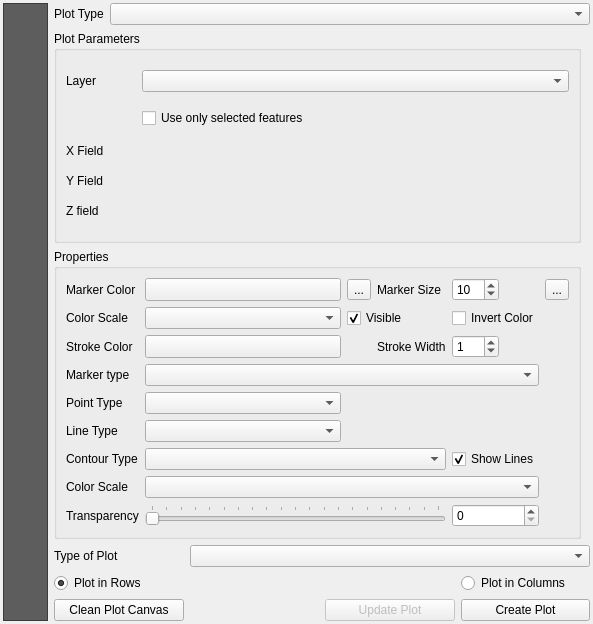
<?xml version="1.0" encoding="UTF-8"?>
<ui version="4.0">
 <class>DataPlotlyDockWidgetBase</class>
 <widget class="QDockWidget" name="DataPlotlyDockWidgetBase">
  <property name="geometry">
   <rect>
    <x>0</x>
    <y>0</y>
    <width>593</width>
    <height>624</height>
   </rect>
  </property>
  <property name="windowTitle">
   <string>DataPlotly</string>
  </property>
  <widget class="QWidget" name="dockWidgetContents">
   <layout class="QGridLayout" name="gridLayout_8">
    <property name="leftMargin">
     <number>3</number>
    </property>
    <property name="topMargin">
     <number>3</number>
    </property>
    <property name="rightMargin">
     <number>3</number>
    </property>
    <property name="bottomMargin">
     <number>3</number>
    </property>
    <item row="0" column="0">
     <widget class="QListWidget" name="listWidget">
      <property name="sizePolicy">
       <sizepolicy hsizetype="Expanding" vsizetype="Expanding">
        <horstretch>0</horstretch>
        <verstretch>0</verstretch>
       </sizepolicy>
      </property>
      <property name="minimumSize">
       <size>
        <width>0</width>
        <height>0</height>
       </size>
      </property>
      <property name="maximumSize">
       <size>
        <width>45</width>
        <height>16777215</height>
       </size>
      </property>
      <property name="styleSheet">
       <string notr="true">QListWidget{
	background-color: rgb(69, 69, 69, 220);
	outline: 0;
}
QListWidget::item {
	color: white;
	padding: 3px;
}
QListWidget::item::selected {
	color: black;
	background-color:palette(Window);
    padding-right: 0px;
}</string>
      </property>
     </widget>
    </item>
    <item row="0" column="1">
     <widget class="QStackedWidget" name="stackedPlotWidget">
      <property name="currentIndex">
       <number>0</number>
      </property>
      <widget class="QWidget" name="plot_customization">
       <layout class="QGridLayout" name="gridLayout_2">
        <property name="leftMargin">
         <number>0</number>
        </property>
        <property name="topMargin">
         <number>0</number>
        </property>
        <property name="rightMargin">
         <number>0</number>
        </property>
        <property name="bottomMargin">
         <number>0</number>
        </property>
        <item row="0" column="0">
         <widget class="QStackedWidget" name="stackedNestedPlotWidget">
          <property name="currentIndex">
           <number>0</number>
          </property>
          <widget class="QWidget" name="page">
           <layout class="QGridLayout" name="gridLayout">
            <property name="leftMargin">
             <number>0</number>
            </property>
            <property name="topMargin">
             <number>0</number>
            </property>
            <property name="rightMargin">
             <number>0</number>
            </property>
            <property name="bottomMargin">
             <number>0</number>
            </property>
            <item row="0" column="0">
             <widget class="QLabel" name="label">
              <property name="sizePolicy">
               <sizepolicy hsizetype="Maximum" vsizetype="Preferred">
                <horstretch>0</horstretch>
                <verstretch>0</verstretch>
               </sizepolicy>
              </property>
              <property name="text">
               <string>Plot Type</string>
              </property>
             </widget>
            </item>
            <item row="0" column="1">
             <widget class="QComboBox" name="plot_combo"/>
            </item>
            <item row="1" column="0" colspan="2">
             <widget class="QScrollArea" name="scrollArea_5">
              <property name="sizePolicy">
               <sizepolicy hsizetype="Preferred" vsizetype="Expanding">
                <horstretch>0</horstretch>
                <verstretch>0</verstretch>
               </sizepolicy>
              </property>
              <property name="maximumSize">
               <size>
                <width>16777215</width>
                <height>16777215</height>
               </size>
              </property>
              <property name="frameShape">
               <enum>QFrame::NoFrame</enum>
              </property>
              <property name="horizontalScrollBarPolicy">
               <enum>Qt::ScrollBarAsNeeded</enum>
              </property>
              <property name="widgetResizable">
               <bool>true</bool>
              </property>
              <property name="alignment">
               <set>Qt::AlignLeading|Qt::AlignLeft|Qt::AlignVCenter</set>
              </property>
              <widget class="QWidget" name="scrollAreaWidgetContents_5">
               <property name="geometry">
                <rect>
                 <x>0</x>
                 <y>0</y>
                 <width>522</width>
                 <height>541</height>
                </rect>
               </property>
               <layout class="QGridLayout" name="gridLayout_9">
                <property name="leftMargin">
                 <number>0</number>
                </property>
                <property name="topMargin">
                 <number>0</number>
                </property>
                <property name="rightMargin">
                 <number>9</number>
                </property>
                <property name="bottomMargin">
                 <number>0</number>
                </property>
                <item row="0" column="0">
                 <widget class="QgsCollapsibleGroupBox" name="mGroupBox">
                  <property name="title">
                   <string>Plot Parameters</string>
                  </property>
                  <layout class="QGridLayout" name="gridLayout_23">
                   <item row="2" column="0">
                    <widget class="QLabel" name="x_label">
                     <property name="sizePolicy">
                      <sizepolicy hsizetype="Expanding" vsizetype="Preferred">
                       <horstretch>0</horstretch>
                       <verstretch>0</verstretch>
                      </sizepolicy>
                     </property>
                     <property name="minimumSize">
                      <size>
                       <width>20</width>
                       <height>0</height>
                      </size>
                     </property>
                     <property name="maximumSize">
                      <size>
                       <width>70</width>
                       <height>16777215</height>
                      </size>
                     </property>
                     <property name="text">
                      <string>X Field</string>
                     </property>
                    </widget>
                   </item>
                   <item row="4" column="0">
                    <widget class="QLabel" name="z_label">
                     <property name="text">
                      <string>Z field</string>
                     </property>
                    </widget>
                   </item>
                   <item row="1" column="1">
                    <widget class="QCheckBox" name="selected_feature_check">
                     <property name="enabled">
                      <bool>true</bool>
                     </property>
                     <property name="text">
                      <string>Use only selected features</string>
                     </property>
                    </widget>
                   </item>
                   <item row="3" column="0">
                    <widget class="QLabel" name="y_label">
                     <property name="text">
                      <string>Y Field</string>
                     </property>
                    </widget>
                   </item>
                   <item row="3" column="1">
                    <widget class="QgsFieldExpressionWidget" name="y_combo">
                     <property name="sizePolicy">
                      <sizepolicy hsizetype="Preferred" vsizetype="Maximum">
                       <horstretch>0</horstretch>
                       <verstretch>0</verstretch>
                      </sizepolicy>
                     </property>
                    </widget>
                   </item>
                   <item row="0" column="0">
                    <widget class="QLabel" name="layer_label">
                     <property name="text">
                      <string>Layer</string>
                     </property>
                    </widget>
                   </item>
                   <item row="2" column="1">
                    <widget class="QgsFieldExpressionWidget" name="x_combo">
                     <property name="sizePolicy">
                      <sizepolicy hsizetype="Preferred" vsizetype="Maximum">
                       <horstretch>0</horstretch>
                       <verstretch>0</verstretch>
                      </sizepolicy>
                     </property>
                    </widget>
                   </item>
                   <item row="4" column="1">
                    <widget class="QgsFieldExpressionWidget" name="z_combo">
                     <property name="sizePolicy">
                      <sizepolicy hsizetype="Preferred" vsizetype="Maximum">
                       <horstretch>0</horstretch>
                       <verstretch>0</verstretch>
                      </sizepolicy>
                     </property>
                    </widget>
                   </item>
                   <item row="0" column="1">
                    <widget class="QgsMapLayerComboBox" name="layer_combo">
                     <property name="sizePolicy">
                      <sizepolicy hsizetype="Preferred" vsizetype="Maximum">
                       <horstretch>0</horstretch>
                       <verstretch>0</verstretch>
                      </sizepolicy>
                     </property>
                    </widget>
                   </item>
                  </layout>
                 </widget>
                </item>
                <item row="1" column="0">
                 <widget class="QgsCollapsibleGroupBox" name="mGroupBox_2">
                  <property name="title">
                   <string>Properties</string>
                  </property>
                  <layout class="QGridLayout" name="gridLayout_22">
                   <item row="8" column="0">
                    <widget class="QLabel" name="alpha_lab">
                     <property name="text">
                      <string>Transparency</string>
                     </property>
                    </widget>
                   </item>
                   <item row="3" column="0">
                    <widget class="QLabel" name="marker_type_lab">
                     <property name="text">
                      <string>Marker type</string>
                     </property>
                    </widget>
                   </item>
                   <item row="7" column="0">
                    <widget class="QLabel" name="color_scale_label">
                     <property name="text">
                      <string>Color Scale</string>
                     </property>
                    </widget>
                   </item>
                   <item row="6" column="4">
                    <widget class="QCheckBox" name="show_lines_check">
                     <property name="text">
                      <string>Show Lines</string>
                     </property>
                     <property name="checked">
                      <bool>true</bool>
                     </property>
                    </widget>
                   </item>
                   <item row="4" column="1">
                    <widget class="QComboBox" name="point_combo"/>
                   </item>
                   <item row="0" column="4">
                    <widget class="QSpinBox" name="marker_size">
                     <property name="sizePolicy">
                      <sizepolicy hsizetype="Fixed" vsizetype="Fixed">
                       <horstretch>0</horstretch>
                       <verstretch>0</verstretch>
                      </sizepolicy>
                     </property>
                     <property name="maximum">
                      <number>100</number>
                     </property>
                     <property name="value">
                      <number>10</number>
                     </property>
                    </widget>
                   </item>
                   <item row="3" column="1" colspan="4">
                    <widget class="QComboBox" name="marker_type_combo"/>
                   </item>
                   <item row="0" column="1">
                    <widget class="QgsColorButton" name="in_color_combo">
                     <property name="sizePolicy">
                      <sizepolicy hsizetype="Expanding" vsizetype="Fixed">
                       <horstretch>0</horstretch>
                       <verstretch>0</verstretch>
                      </sizepolicy>
                     </property>
                    </widget>
                   </item>
                   <item row="8" column="1" colspan="3">
                    <widget class="QSlider" name="alpha_slid">
                     <property name="maximum">
                      <number>100</number>
                     </property>
                     <property name="singleStep">
                      <number>5</number>
                     </property>
                     <property name="orientation">
                      <enum>Qt::Horizontal</enum>
                     </property>
                     <property name="tickPosition">
                      <enum>QSlider::TicksAbove</enum>
                     </property>
                    </widget>
                   </item>
                   <item row="4" column="0">
                    <widget class="QLabel" name="point_lab">
                     <property name="text">
                      <string>Point Type</string>
                     </property>
                    </widget>
                   </item>
                   <item row="8" column="4">
                    <widget class="QSpinBox" name="alpha_num">
                     <property name="maximum">
                      <number>100</number>
                     </property>
                    </widget>
                   </item>
                   <item row="7" column="1" colspan="4">
                    <widget class="QComboBox" name="color_scale_combo"/>
                   </item>
                   <item row="2" column="0">
                    <widget class="QLabel" name="out_color_lab">
                     <property name="text">
                      <string>Stroke Color</string>
                     </property>
                    </widget>
                   </item>
                   <item row="0" column="3">
                    <widget class="QLabel" name="marker_size_lab">
                     <property name="text">
                      <string>Marker Size</string>
                     </property>
                    </widget>
                   </item>
                   <item row="6" column="1" colspan="3">
                    <widget class="QComboBox" name="contour_type_combo"/>
                   </item>
                   <item row="2" column="1">
                    <widget class="QgsColorButton" name="out_color_combo">
                     <property name="sizePolicy">
                      <sizepolicy hsizetype="Expanding" vsizetype="Fixed">
                       <horstretch>0</horstretch>
                       <verstretch>0</verstretch>
                      </sizepolicy>
                     </property>
                    </widget>
                   </item>
                   <item row="5" column="1">
                    <widget class="QComboBox" name="line_combo"/>
                   </item>
                   <item row="6" column="0">
                    <widget class="QLabel" name="contour_type_label">
                     <property name="text">
                      <string>Contour Type</string>
                     </property>
                    </widget>
                   </item>
                   <item row="2" column="4">
                    <widget class="QSpinBox" name="marker_width">
                     <property name="sizePolicy">
                      <sizepolicy hsizetype="Maximum" vsizetype="Fixed">
                       <horstretch>0</horstretch>
                       <verstretch>0</verstretch>
                      </sizepolicy>
                     </property>
                     <property name="maximum">
                      <number>100</number>
                     </property>
                     <property name="value">
                      <number>1</number>
                     </property>
                    </widget>
                   </item>
                   <item row="5" column="0">
                    <widget class="QLabel" name="line_lab">
                     <property name="text">
                      <string>Line Type</string>
                     </property>
                    </widget>
                   </item>
                   <item row="0" column="0">
                    <widget class="QLabel" name="in_color_lab">
                     <property name="text">
                      <string>Marker Color</string>
                     </property>
                    </widget>
                   </item>
                   <item row="2" column="3">
                    <widget class="QLabel" name="marker_width_lab">
                     <property name="text">
                      <string>Stroke Width</string>
                     </property>
                    </widget>
                   </item>
                   <item row="0" column="5">
                    <widget class="QgsPropertyOverrideButton" name="size_defined_button">
                     <property name="text">
                      <string>...</string>
                     </property>
                    </widget>
                   </item>
                   <item row="0" column="2">
                    <widget class="QgsPropertyOverrideButton" name="in_color_defined_button">
                     <property name="text">
                      <string>...</string>
                     </property>
                    </widget>
                   </item>
                   <item row="1" column="1">
                    <widget class="QComboBox" name="color_scale_data_defined_in"/>
                   </item>
                   <item row="1" column="0">
                    <widget class="QLabel" name="color_scale_data_defined_in_label">
                     <property name="text">
                      <string>Color Scale</string>
                     </property>
                    </widget>
                   </item>
                   <item row="1" column="2" colspan="2">
                    <widget class="QCheckBox" name="color_scale_data_defined_in_check">
                     <property name="text">
                      <string>Visible</string>
                     </property>
                     <property name="checked">
                      <bool>true</bool>
                     </property>
                    </widget>
                   </item>
                   <item row="1" column="4">
                    <widget class="QCheckBox" name="color_scale_data_defined_in_invert_check">
                     <property name="text">
                      <string>Invert Color</string>
                     </property>
                    </widget>
                   </item>
                  </layout>
                 </widget>
                </item>
               </layout>
              </widget>
             </widget>
            </item>
           </layout>
          </widget>
          <widget class="QWidget" name="page_2">
           <layout class="QGridLayout" name="gridLayout_4">
            <property name="leftMargin">
             <number>0</number>
            </property>
            <property name="topMargin">
             <number>0</number>
            </property>
            <property name="rightMargin">
             <number>0</number>
            </property>
            <property name="bottomMargin">
             <number>0</number>
            </property>
            <item row="0" column="0">
             <widget class="QScrollArea" name="scrollArea_6">
              <property name="frameShape">
               <enum>QFrame::NoFrame</enum>
              </property>
              <property name="widgetResizable">
               <bool>true</bool>
              </property>
              <widget class="QWidget" name="scrollAreaWidgetContents_6">
               <property name="geometry">
                <rect>
                 <x>0</x>
                 <y>-216</y>
                 <width>472</width>
                 <height>724</height>
                </rect>
               </property>
               <layout class="QGridLayout" name="gridLayout_25">
                <property name="leftMargin">
                 <number>0</number>
                </property>
                <property name="topMargin">
                 <number>0</number>
                </property>
                <property name="rightMargin">
                 <number>9</number>
                </property>
                <property name="bottomMargin">
                 <number>0</number>
                </property>
                <item row="15" column="1" colspan="2">
                 <widget class="QComboBox" name="hist_norm_combo"/>
                </item>
                <item row="13" column="0">
                 <widget class="QLabel" name="orientation_label">
                  <property name="text">
                   <string>Bar orientation</string>
                  </property>
                 </widget>
                </item>
                <item row="23" column="0" colspan="3">
                 <spacer name="verticalSpacer_6">
                  <property name="orientation">
                   <enum>Qt::Vertical</enum>
                  </property>
                  <property name="sizeHint" stdset="0">
                   <size>
                    <width>255</width>
                    <height>222</height>
                   </size>
                  </property>
                 </spacer>
                </item>
                <item row="11" column="1">
                 <widget class="QLabel" name="y_axis_mode_label">
                  <property name="text">
                   <string>Y Axis Mode</string>
                  </property>
                 </widget>
                </item>
                <item row="19" column="0">
                 <widget class="QCheckBox" name="showMeanCheck">
                  <property name="text">
                   <string>Show Mean Line</string>
                  </property>
                  <property name="checked">
                   <bool>true</bool>
                  </property>
                 </widget>
                </item>
                <item row="4" column="0" rowspan="2">
                 <widget class="QLabel" name="y_axis_label">
                  <property name="text">
                   <string>Y Label</string>
                  </property>
                 </widget>
                </item>
                <item row="17" column="1" colspan="2">
                 <widget class="QComboBox" name="outliers_combo"/>
                </item>
                <item row="2" column="0">
                 <widget class="QLabel" name="legend_label">
                  <property name="text">
                   <string>Legend Title</string>
                  </property>
                 </widget>
                </item>
                <item row="2" column="1" colspan="2">
                 <widget class="QLineEdit" name="legend_title"/>
                </item>
                <item row="15" column="0">
                 <widget class="QLabel" name="hist_norm_label">
                  <property name="text">
                   <string>Normalization</string>
                  </property>
                 </widget>
                </item>
                <item row="11" column="2">
                 <widget class="QComboBox" name="y_axis_mode_combo"/>
                </item>
                <item row="10" column="1">
                 <widget class="QLabel" name="x_axis_mode_label">
                  <property name="text">
                   <string>X Axis Mode</string>
                  </property>
                 </widget>
                </item>
                <item row="1" column="1" colspan="2">
                 <widget class="QLineEdit" name="plot_title_line"/>
                </item>
                <item row="3" column="1" colspan="2">
                 <widget class="QLineEdit" name="x_axis_title"/>
                </item>
                <item row="17" column="0">
                 <widget class="QLabel" name="outliers_label">
                  <property name="text">
                   <string>Outliers</string>
                  </property>
                 </widget>
                </item>
                <item row="14" column="1" colspan="2">
                 <widget class="QComboBox" name="bar_mode_combo"/>
                </item>
                <item row="14" column="0">
                 <widget class="QLabel" name="bar_mode_lab">
                  <property name="text">
                   <string>Bar Mode</string>
                  </property>
                 </widget>
                </item>
                <item row="4" column="1" rowspan="2" colspan="2">
                 <widget class="QLineEdit" name="y_axis_title"/>
                </item>
                <item row="0" column="0">
                 <widget class="QCheckBox" name="show_legend_check">
                  <property name="text">
                   <string>Show Legend</string>
                  </property>
                  <property name="checked">
                   <bool>true</bool>
                  </property>
                 </widget>
                </item>
                <item row="13" column="1" colspan="2">
                 <widget class="QComboBox" name="orientation_combo"/>
                </item>
                <item row="16" column="1" colspan="2">
                 <widget class="QComboBox" name="box_statistic_combo"/>
                </item>
                <item row="16" column="0">
                 <widget class="QLabel" name="box_statistic_label">
                  <property name="text">
                   <string>Show Statistics</string>
                  </property>
                 </widget>
                </item>
                <item row="1" column="0">
                 <widget class="QLabel" name="plot_title_lab">
                  <property name="text">
                   <string>Plot Title</string>
                  </property>
                 </widget>
                </item>
                <item row="3" column="0">
                 <widget class="QLabel" name="x_axis_label">
                  <property name="text">
                   <string>X Label</string>
                  </property>
                 </widget>
                </item>
                <item row="0" column="2">
                 <widget class="QCheckBox" name="range_slider_combo">
                  <property name="text">
                   <string>Show RangeSlider</string>
                  </property>
                 </widget>
                </item>
                <item row="7" column="0">
                 <widget class="QLabel" name="info_label">
                  <property name="text">
                   <string>Hover Infos</string>
                  </property>
                 </widget>
                </item>
                <item row="10" column="2">
                 <widget class="QComboBox" name="x_axis_mode_combo"/>
                </item>
                <item row="10" column="0">
                 <widget class="QCheckBox" name="invert_x_check">
                  <property name="text">
                   <string>Invert X Axis</string>
                  </property>
                 </widget>
                </item>
                <item row="11" column="0">
                 <widget class="QCheckBox" name="invert_y_check">
                  <property name="text">
                   <string>Invert Y Axis</string>
                  </property>
                 </widget>
                </item>
                <item row="7" column="1" colspan="2">
                 <widget class="QComboBox" name="info_combo"/>
                </item>
                <item row="6" column="0">
                 <widget class="QLabel" name="z_axis_label">
                  <property name="text">
                   <string>Z Label</string>
                  </property>
                 </widget>
                </item>
                <item row="8" column="0">
                 <widget class="QLabel" name="additional_info_label">
                  <property name="text">
                   <string>Additional Hover Label</string>
                  </property>
                 </widget>
                </item>
                <item row="8" column="1" colspan="2">
                 <widget class="QgsFieldExpressionWidget" name="additional_info_combo"/>
                </item>
                <item row="21" column="1">
                 <widget class="QSpinBox" name="bins_value">
                  <property name="enabled">
                   <bool>false</bool>
                  </property>
                  <property name="maximum">
                   <number>1000</number>
                  </property>
                  <property name="value">
                   <number>10</number>
                  </property>
                 </widget>
                </item>
                <item row="6" column="1" colspan="2">
                 <widget class="QLineEdit" name="z_axis_title"/>
                </item>
                <item row="20" column="0">
                 <widget class="QCheckBox" name="cumulative_hist_check">
                  <property name="enabled">
                   <bool>true</bool>
                  </property>
                  <property name="text">
                   <string>Cumulative Histogram</string>
                  </property>
                 </widget>
                </item>
                <item row="21" column="0">
                 <widget class="QCheckBox" name="bins_check">
                  <property name="text">
                   <string>Choose manually the bins</string>
                  </property>
                 </widget>
                </item>
                <item row="22" column="0">
                 <widget class="QLabel" name="bar_gap_label">
                  <property name="text">
                   <string>Bar gap</string>
                  </property>
                 </widget>
                </item>
                <item row="0" column="1">
                 <widget class="QCheckBox" name="orientation_legend_check">
                  <property name="text">
                   <string>Horizontal Legend</string>
                  </property>
                 </widget>
                </item>
                <item row="20" column="1" colspan="2">
                 <widget class="QCheckBox" name="invert_hist_check">
                  <property name="enabled">
                   <bool>true</bool>
                  </property>
                  <property name="text">
                   <string>Invert Histogram Direction</string>
                  </property>
                 </widget>
                </item>
                <item row="22" column="1">
                 <widget class="QDoubleSpinBox" name="bar_gap">
                  <property name="maximum">
                   <double>1.000000000000000</double>
                  </property>
                  <property name="singleStep">
                   <double>0.100000000000000</double>
                  </property>
                 </widget>
                </item>
                <item row="18" column="0">
                 <widget class="QLabel" name="violinSideLabel">
                  <property name="text">
                   <string>Violin side</string>
                  </property>
                 </widget>
                </item>
                <item row="18" column="1" colspan="2">
                 <widget class="QComboBox" name="violinSideCombo"/>
                </item>
               </layout>
              </widget>
             </widget>
            </item>
           </layout>
          </widget>
         </widget>
        </item>
        <item row="1" column="0">
         <layout class="QGridLayout" name="gridLayout_3">
          <item row="1" column="0">
           <widget class="QRadioButton" name="radio_rows">
            <property name="text">
             <string>Plot in Rows</string>
            </property>
            <property name="checked">
             <bool>true</bool>
            </property>
           </widget>
          </item>
          <item row="2" column="0">
           <widget class="QPushButton" name="clear_btn">
            <property name="text">
             <string>Clean Plot Canvas</string>
            </property>
           </widget>
          </item>
          <item row="2" column="2">
           <widget class="QPushButton" name="update_btn">
            <property name="enabled">
             <bool>false</bool>
            </property>
            <property name="text">
             <string>Update Plot</string>
            </property>
            <property name="checkable">
             <bool>false</bool>
            </property>
            <property name="checked">
             <bool>false</bool>
            </property>
            <property name="autoDefault">
             <bool>true</bool>
            </property>
            <property name="default">
             <bool>false</bool>
            </property>
            <property name="flat">
             <bool>false</bool>
            </property>
           </widget>
          </item>
          <item row="2" column="3">
           <widget class="QPushButton" name="draw_btn">
            <property name="text">
             <string>Create Plot</string>
            </property>
           </widget>
          </item>
          <item row="1" column="3">
           <widget class="QRadioButton" name="radio_columns">
            <property name="text">
             <string>Plot in Columns</string>
            </property>
           </widget>
          </item>
          <item row="0" column="1" colspan="3">
           <widget class="QComboBox" name="subcombo"/>
          </item>
          <item row="0" column="0">
           <widget class="QLabel" name="label_4">
            <property name="text">
             <string>Type of Plot</string>
            </property>
           </widget>
          </item>
         </layout>
        </item>
       </layout>
      </widget>
      <widget class="QWidget" name="plot_stackpage">
       <layout class="QGridLayout" name="gridLayout_5">
        <property name="leftMargin">
         <number>0</number>
        </property>
        <property name="topMargin">
         <number>0</number>
        </property>
        <property name="rightMargin">
         <number>0</number>
        </property>
        <property name="bottomMargin">
         <number>0</number>
        </property>
        <item row="0" column="0">
         <layout class="QGridLayout" name="gridLayout_28">
          <item row="0" column="0" colspan="6">
           <widget class="QWidget" name="plot_qview" native="true">
            <property name="sizePolicy">
             <sizepolicy hsizetype="Preferred" vsizetype="Preferred">
              <horstretch>0</horstretch>
              <verstretch>0</verstretch>
             </sizepolicy>
            </property>
           </widget>
          </item>
          <item row="2" column="2">
           <spacer name="horizontalSpacer">
            <property name="orientation">
             <enum>Qt::Horizontal</enum>
            </property>
            <property name="sizeHint" stdset="0">
             <size>
              <width>40</width>
              <height>20</height>
             </size>
            </property>
           </spacer>
          </item>
          <item row="2" column="4" colspan="2">
           <widget class="QPushButton" name="save_plot_btn">
            <property name="toolTip">
             <string>Export as image</string>
            </property>
            <property name="statusTip">
             <string/>
            </property>
            <property name="whatsThis">
             <string/>
            </property>
            <property name="accessibleDescription">
             <string/>
            </property>
            <property name="text">
             <string/>
            </property>
           </widget>
          </item>
          <item row="2" column="3">
           <widget class="QPushButton" name="save_plot_html_btn">
            <property name="toolTip">
             <string>Export as html</string>
            </property>
            <property name="text">
             <string/>
            </property>
           </widget>
          </item>
          <item row="2" column="0">
           <widget class="QPushButton" name="reload_btn">
            <property name="text">
             <string/>
            </property>
           </widget>
          </item>
          <item row="2" column="1">
           <widget class="QCheckBox" name="live_update_check">
            <property name="text">
             <string>Live Update</string>
            </property>
            <property name="checked">
             <bool>false</bool>
            </property>
           </widget>
          </item>
         </layout>
        </item>
       </layout>
      </widget>
      <widget class="QWidget" name="help_stackpage">
       <layout class="QGridLayout" name="gridLayout_6">
        <property name="leftMargin">
         <number>0</number>
        </property>
        <property name="topMargin">
         <number>0</number>
        </property>
        <property name="rightMargin">
         <number>0</number>
        </property>
        <property name="bottomMargin">
         <number>0</number>
        </property>
        <item row="0" column="0">
         <widget class="QWidget" name="help_widget" native="true"/>
        </item>
       </layout>
      </widget>
      <widget class="QWidget" name="code_stackpage">
       <layout class="QGridLayout" name="gridLayout_7">
        <property name="leftMargin">
         <number>0</number>
        </property>
        <property name="topMargin">
         <number>0</number>
        </property>
        <property name="rightMargin">
         <number>0</number>
        </property>
        <property name="bottomMargin">
         <number>0</number>
        </property>
        <item row="0" column="0">
         <widget class="QTextBrowser" name="raw_plot_text"/>
        </item>
       </layout>
      </widget>
     </widget>
    </item>
   </layout>
  </widget>
 </widget>
 <customwidgets>
  <customwidget>
   <class>QgsCollapsibleGroupBox</class>
   <extends>QGroupBox</extends>
   <header>qgis.gui</header>
   <container>1</container>
  </customwidget>
  <customwidget>
   <class>QgsColorButton</class>
   <extends>QToolButton</extends>
   <header>qgis.gui</header>
   <container>1</container>
  </customwidget>
  <customwidget>
   <class>QgsFieldExpressionWidget</class>
   <extends>QWidget</extends>
   <header>qgis.gui</header>
  </customwidget>
  <customwidget>
   <class>QgsMapLayerComboBox</class>
   <extends>QComboBox</extends>
   <header>qgis.gui</header>
  </customwidget>
  <customwidget>
   <class>QgsPropertyOverrideButton</class>
   <extends>QToolButton</extends>
   <header>qgis.gui</header>
   <slots>
    <slot>setVectorLayer(QgsMapLayer*)</slot>
   </slots>
  </customwidget>
 </customwidgets>
 <resources/>
 <connections>
  <connection>
   <sender>layer_combo</sender>
   <signal>layerChanged(QgsMapLayer*)</signal>
   <receiver>x_combo</receiver>
   <slot>setLayer(QgsMapLayer*)</slot>
   <hints>
    <hint type="sourcelabel">
     <x>532</x>
     <y>126</y>
    </hint>
    <hint type="destinationlabel">
     <x>532</x>
     <y>226</y>
    </hint>
   </hints>
  </connection>
  <connection>
   <sender>layer_combo</sender>
   <signal>layerChanged(QgsMapLayer*)</signal>
   <receiver>y_combo</receiver>
   <slot>setLayer(QgsMapLayer*)</slot>
   <hints>
    <hint type="sourcelabel">
     <x>532</x>
     <y>126</y>
    </hint>
    <hint type="destinationlabel">
     <x>532</x>
     <y>266</y>
    </hint>
   </hints>
  </connection>
  <connection>
   <sender>layer_combo</sender>
   <signal>layerChanged(QgsMapLayer*)</signal>
   <receiver>z_combo</receiver>
   <slot>setLayer(QgsMapLayer*)</slot>
   <hints>
    <hint type="sourcelabel">
     <x>532</x>
     <y>126</y>
    </hint>
    <hint type="destinationlabel">
     <x>532</x>
     <y>306</y>
    </hint>
   </hints>
  </connection>
  <connection>
   <sender>alpha_slid</sender>
   <signal>valueChanged(int)</signal>
   <receiver>alpha_num</receiver>
   <slot>setValue(int)</slot>
   <hints>
    <hint type="sourcelabel">
     <x>399</x>
     <y>673</y>
    </hint>
    <hint type="destinationlabel">
     <x>503</x>
     <y>675</y>
    </hint>
   </hints>
  </connection>
  <connection>
   <sender>alpha_num</sender>
   <signal>valueChanged(int)</signal>
   <receiver>alpha_slid</receiver>
   <slot>setValue(int)</slot>
   <hints>
    <hint type="sourcelabel">
     <x>503</x>
     <y>675</y>
    </hint>
    <hint type="destinationlabel">
     <x>399</x>
     <y>673</y>
    </hint>
   </hints>
  </connection>
  <connection>
   <sender>layer_combo</sender>
   <signal>layerChanged(QgsMapLayer*)</signal>
   <receiver>size_defined_button</receiver>
   <slot>setVectorLayer(QgsMapLayer*)</slot>
   <hints>
    <hint type="sourcelabel">
     <x>532</x>
     <y>126</y>
    </hint>
    <hint type="destinationlabel">
     <x>532</x>
     <y>349</y>
    </hint>
   </hints>
  </connection>
  <connection>
   <sender>x_combo</sender>
   <signal>fieldChanged(QString)</signal>
   <receiver>x_axis_title</receiver>
   <slot>setText(QString)</slot>
   <hints>
    <hint type="sourcelabel">
     <x>532</x>
     <y>226</y>
    </hint>
    <hint type="destinationlabel">
     <x>504</x>
     <y>-15</y>
    </hint>
   </hints>
  </connection>
  <connection>
   <sender>y_combo</sender>
   <signal>fieldChanged(QString)</signal>
   <receiver>y_axis_title</receiver>
   <slot>setText(QString)</slot>
   <hints>
    <hint type="sourcelabel">
     <x>532</x>
     <y>266</y>
    </hint>
    <hint type="destinationlabel">
     <x>504</x>
     <y>18</y>
    </hint>
   </hints>
  </connection>
  <connection>
   <sender>z_combo</sender>
   <signal>fieldChanged(QString)</signal>
   <receiver>z_axis_title</receiver>
   <slot>setText(QString)</slot>
   <hints>
    <hint type="sourcelabel">
     <x>532</x>
     <y>306</y>
    </hint>
    <hint type="destinationlabel">
     <x>504</x>
     <y>51</y>
    </hint>
   </hints>
  </connection>
  <connection>
   <sender>layer_combo</sender>
   <signal>layerChanged(QgsMapLayer*)</signal>
   <receiver>additional_info_combo</receiver>
   <slot>setLayer(QgsMapLayer*)</slot>
   <hints>
    <hint type="sourcelabel">
     <x>532</x>
     <y>126</y>
    </hint>
    <hint type="destinationlabel">
     <x>504</x>
     <y>130</y>
    </hint>
   </hints>
  </connection>
  <connection>
   <sender>bins_check</sender>
   <signal>toggled(bool)</signal>
   <receiver>bins_value</receiver>
   <slot>setEnabled(bool)</slot>
   <hints>
    <hint type="sourcelabel">
     <x>264</x>
     <y>461</y>
    </hint>
    <hint type="destinationlabel">
     <x>393</x>
     <y>464</y>
    </hint>
   </hints>
  </connection>
  <connection>
   <sender>cumulative_hist_check</sender>
   <signal>toggled(bool)</signal>
   <receiver>invert_hist_check</receiver>
   <slot>setEnabled(bool)</slot>
   <hints>
    <hint type="sourcelabel">
     <x>208</x>
     <y>427</y>
    </hint>
    <hint type="destinationlabel">
     <x>302</x>
     <y>423</y>
    </hint>
   </hints>
  </connection>
 </connections>
</ui>
